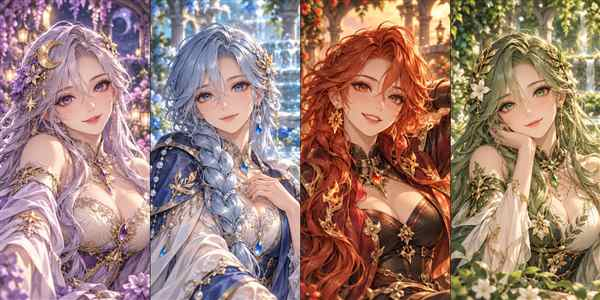
#> input picture 星糖物语/assets/companions-v2-mobile.jpg, 600 x 300 px, given in place of exec-b9414d25-9dd4-40e2-8ab2-5b9637baf202.png, which was not available
$ python package-store-materials.py
#> lines starting #> are read from the running program, lines starting #| are printed output that depends on the picture
"""Size/export generated artwork; package untouched game screenshots and a standalone preview."""
from pathlib import Path
from PIL import Image
import base64, io, json, hashlib, zipfile

root=Path(__file__).resolve().parents[1]
out=root/'release/taptap-materials-v30'
generated=Path('C:/Users/14163/AppData/Roaming/Cindy/codex-home/generated_images/01a177f2-1870-79c1-9de4-48146480ef46')
Image.open(generated/'exec-b9414d25-9dd4-40e2-8ab2-5b9637baf202.png').convert('RGB').resize((1024,1024),Image.Resampling.LANCZOS).save(out/'icon-1024.png',optimize=True)
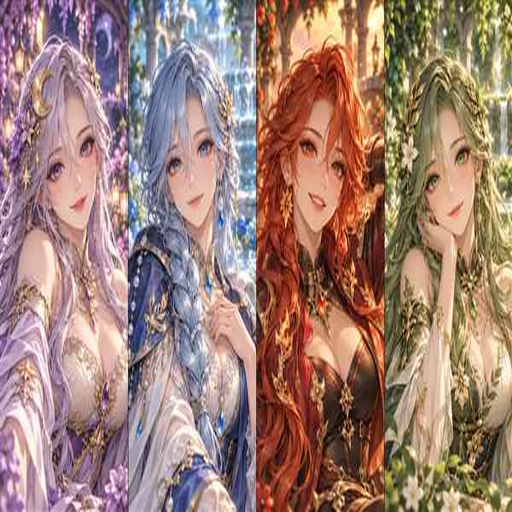
#> saved as icon-1024.png: PIL image 1024x1024 RGB (shown at 1/2 size); mean R, G, B 158.2, 127.2, 117
Image.open(generated/'exec-c4f021ad-d622-4144-94d2-f241009d674e.png').convert('RGB').resize((1920,1080),Image.Resampling.LANCZOS).save(out/'banner-1920x1080.jpg',quality=95,subsampling=0,optimize=True)
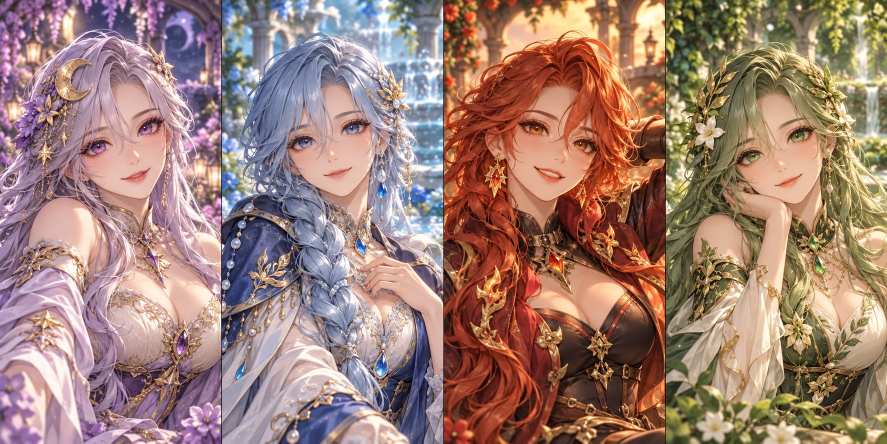
#> input picture 星糖物语/assets/companions-v2.jpg, 1774 x 887 px, given in place of exec-c4f021ad-d622-4144-94d2-f241009d674e.png, which was not available (shown at 1/2 size)
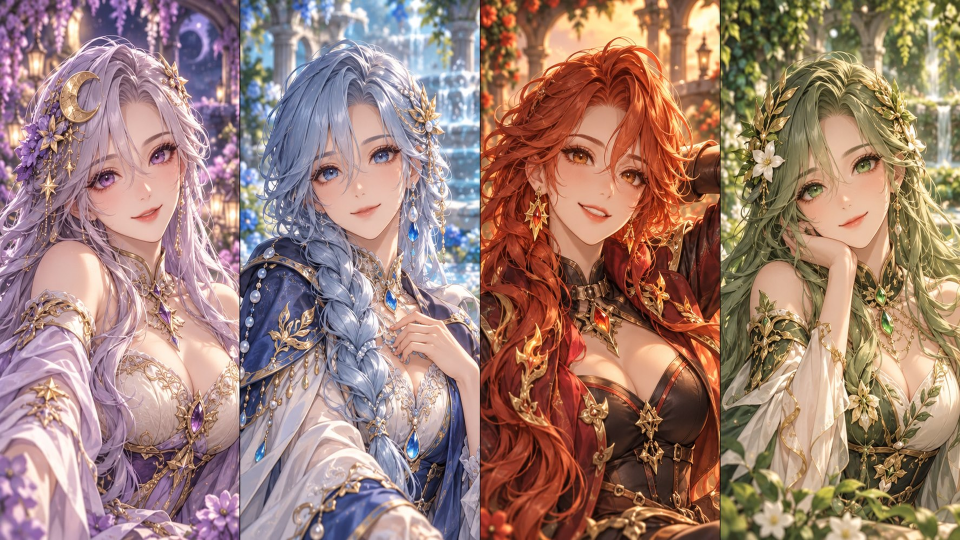
#> saved as banner-1920x1080.jpg: PIL image 1920x1080 RGB (shown at 1/2 size); mean R, G, B 158.5, 127.2, 116.8
entries=[('icon-1024.png','游戏图标','1024×1024 · PNG · 月见与星糖'),('banner-1920x1080.jpg','宣传图','1920×1080 · JPG · 16:9'),('02-match3.png','消除战斗','1080×2160 · 当前游戏棋盘'),('04-companion.png','同行伙伴','1080×2160 · 月见与伙伴选择'),('03-journey.png','星愿旅途','1080×2160 · 森林奇遇地图'),('01-lobby.png','游戏大厅','1080×2160 · 标题、资源栏与月见'),('05-room-before.png','小屋 · 初入住','1080×2160 · 零收藏'),('06-room-after.png','小屋 · 前四份心愿','1080×2160 · 完成前12关的演示进度')]
cards=[];files=[]
for name,title,caption in entries:
    p=out/name
    im=Image.open(p)
#> (the run stopped early here; a loop or call above may not have finished)
